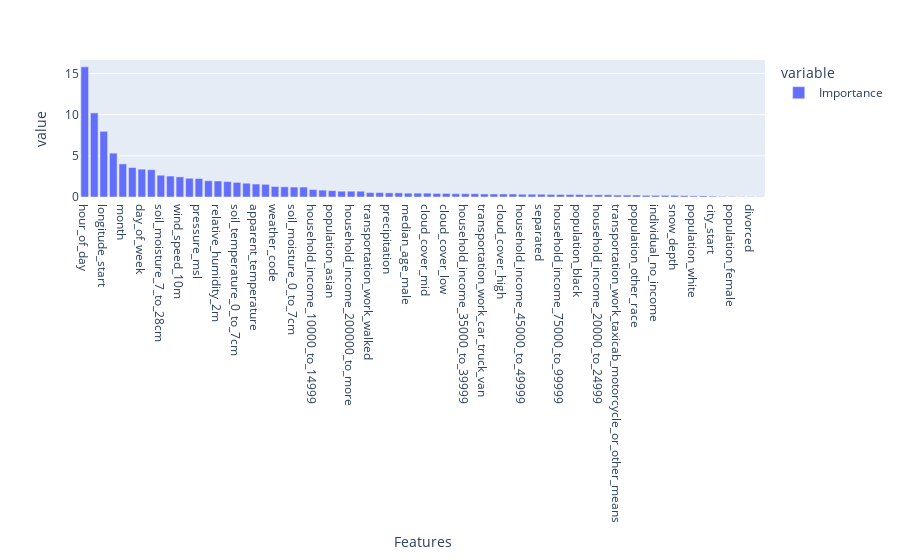

The notebook cell this image was saved under:
### Code cell
# Plot feature importance from the most relevant on the right, to the least relevant on the left
fig = px.bar(df_importance/df_importance.sum()*100)

fig.show()

### Figure 1 — Plotly figure (JSON) as saved in the notebook; plotly's stock layout.template omitted (floating-point values rounded to 4 significant figures)
{"data": [{"hovertemplate": "variable=Importance<br>Features=%{x}<br>value=%{y}<extra></extra>", "legendgroup": "Importance", "marker": {"color": "#636efa", "pattern": {"shape": ""}}, "name": "Importance", "orientation": "v", "showlegend": true, "textposition": "auto", "type": "bar", "x": ["hour_of_day", "latitude_start", "longitude_start", "member_type", "month", "temperature_2m", "day_of_week", "dew_point_2m", "soil_moisture_7_to_28cm", "soil_temperature_7_to_28cm", "wind_speed_10m", "bike_type", "pressure_msl", "wind_speed_100m", "relative_humidity_2m", "et0_fao_evapotranspiration", "soil_temperature_0_to_7cm", "vapour_pressure_deficit", "apparent_temperature", "median_age_female", "weather_code", "median_household_income", "soil_moisture_0_to_7cm", "surface_pressure", "household_income_10000_to_14999", "household_income_30000_to_34999", "population_asian", "transportation_work_bicycle", "household_income_200000_to_more", "household_income_50000_to_59999", "transportation_work_walked", "population_american_indian_and_alaska_native", "precipitation", "population_native_hawaiian_and_other_pacific_islander", "median_age_male", "household_income_40000_to_44999", "cloud_cover_mid", "household_income_1_to_9999", "cloud_cover_low", "household_income_60000_to_74999", "household_income_35000_to_39999", "transportation_work_public_transportation", "transportation_work_car_truck_van", "population_hipanic_or_latino", "cloud_cover_high", "cloud_cover", "household_income_45000_to_49999", "household_income_25000_to_29999", "separated", "widowed", "household_income_75000_to_99999", "household_income_150000_to_199999", "population_black", "household_income_100000_to_124999", "household_income_20000_to_24999", "population_two_or_more_races", "transportation_work_taxicab_motorcycle_or_other_means", "household_income_15000_to_19999", "population_other_race", "household_income_125000_to_149999", "individual_no_income", "married", "snow_depth", "median_age", "population_white", "transportation_work_home_office", "city_start", "individual_with_income", "population_female", "never_married", "divorced", "snowfall"], "xaxis": "x", "y": [15.81, 10.21, 7.971, 5.325, 4.019, 3.583, 3.382, 3.315, 2.646, 2.545, 2.445, 2.277, 2.244, 1.976, 1.942, 1.875, 1.775, 1.674, 1.574, 1.541, 1.273, 1.239, 1.206, 1.206, 0.9042, 0.8372, 0.7703, 0.7033, 0.7033, 0.7033, 0.5358, 0.5358, 0.5023, 0.5023, 0.4689, 0.4689, 0.4689, 0.4354, 0.4354, 0.4019, 0.4019, 0.4019, 0.3684, 0.3684, 0.3684, 0.3684, 0.3349, 0.3349, 0.3349, 0.3014, 0.3014, 0.3014, 0.3014, 0.2679, 0.2679, 0.2679, 0.2344, 0.2344, 0.2344, 0.2009, 0.2009, 0.2009, 0.2009, 0.1674, 0.134, 0.134, 0.1005, 0.06698, 0.06698, 0.03349, 0.03349, 0.03349], "yaxis": "y"}], "layout": {"barmode": "relative", "legend": {"title": {"text": "variable"}, "tracegroupgap": 0}, "margin": {"t": 60}, "xaxis": {"anchor": "y", "domain": [0, 1], "title": {"text": "Features"}}, "yaxis": {"anchor": "x", "domain": [0, 1], "title": {"text": "value"}}}}
